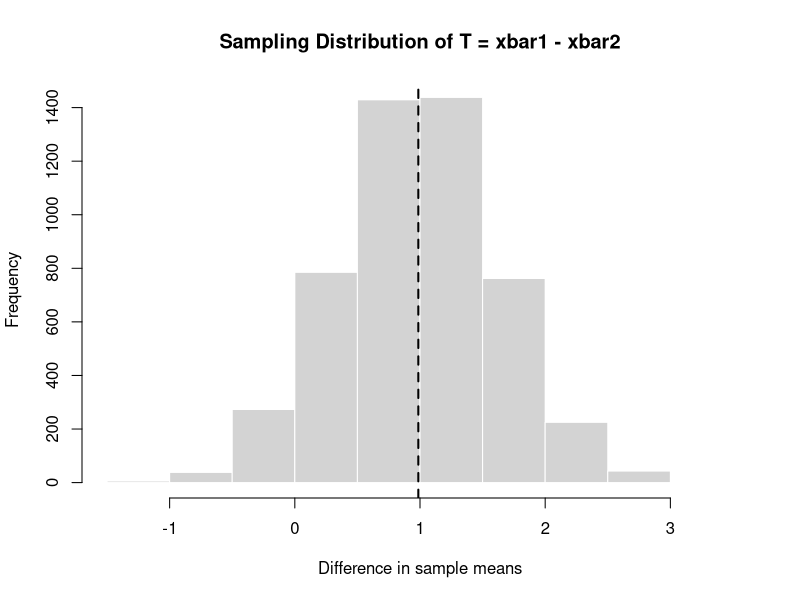
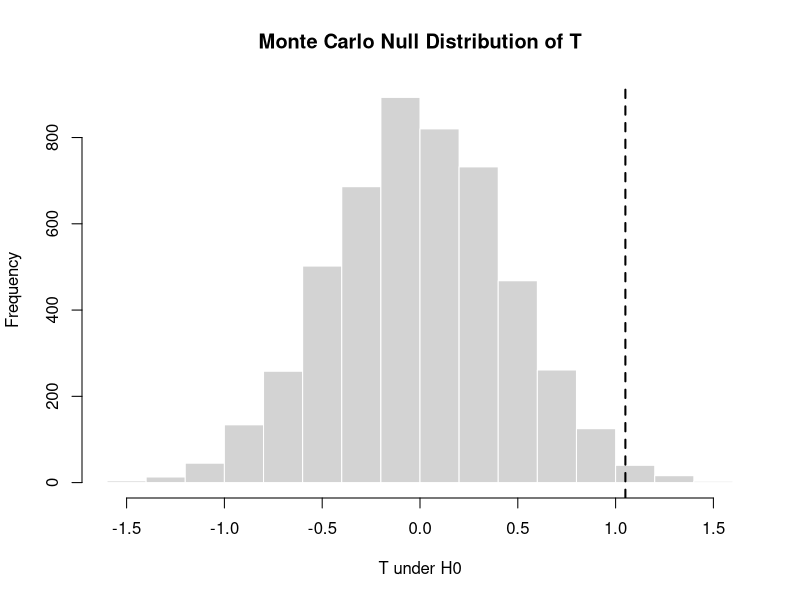
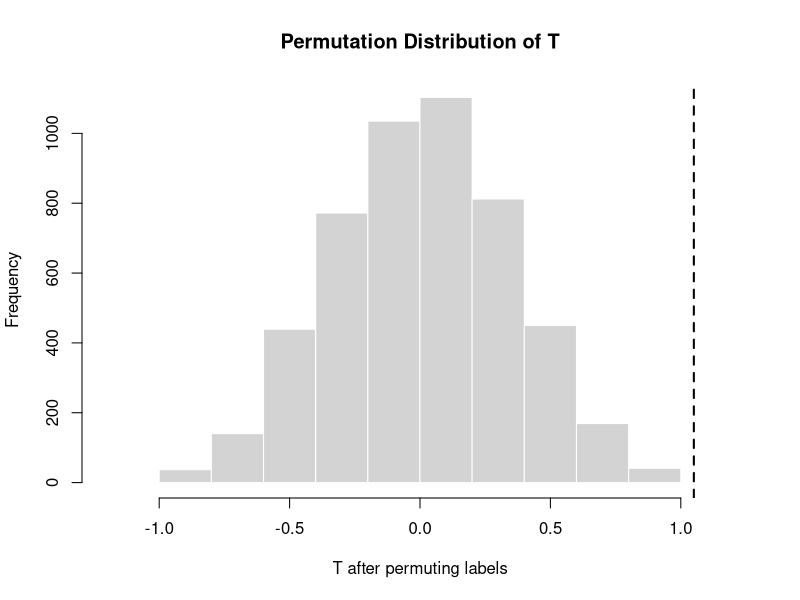

R code for these plots, in order:
##############################################
#### Sampling Distribution of a statistic ####
##############################################
set.seed(123)

# Settings
n1 <- 20
n2 <- 20
B  <- 5000

# Store simulated statistics
T_vals <- numeric(B)

# Repeated sampling from two populations
for (b in 1:B) {
  x1 <- rnorm(n1, mean = 5, sd = 2)
  x2 <- rnorm(n2, mean = 4, sd = 2)
  
  T_vals[b] <- mean(x1) - mean(x2)
}

# Plot the sampling distribution
hist(T_vals,
     main = "Sampling Distribution of T = xbar1 - xbar2",
     xlab = "Difference in sample means",
     col = "lightgray",
     border = "white")

abline(v = mean(T_vals), lwd = 2, lty = 2)

# Numerical summary
mean(T_vals)
sd(T_vals)
summary(T_vals)
##################################################################
### Alternative: make this more reproducible using a function: ### 
##################################################################

# Function: simulate one value of the statistic T = xbar1 - xbar2
sim_diff_means <- function(n1, n2, mu1 = 5, mu2 = 4, sigma1 = 2, sigma2 = 2) {
  x1 <- rnorm(n1, mean = mu1, sd = sigma1)
  x2 <- rnorm(n2, mean = mu2, sd = sigma2)
  
  T <- mean(x1) - mean(x2)
  return(T)
}

# Settings
n1 <- 20
n2 <- 20
B  <- 5000

# Store simulated statistics
T_vals <- numeric(B)

# Repeatedly call the function
for (b in 1:B) {
  T_vals[b] <- sim_diff_means(n1, n2)
}


#########################################
#### Monte carlo simulation under H0 ####
#########################################
set.seed(123)

# Observed data
group1 <- c(7.2, 5.4, 6.1, 4.8, 5.9, 6.5, 5.7, 6.8, 5.2, 6.0)
group2 <- c(4.9, 5.1, 4.3, 5.0, 4.7, 5.4, 4.8, 5.2, 4.6, 5.1)

# Observed test statistic
T_obs <- mean(group1) - mean(group2)
T_obs

# Null model: both groups come from N(5, 1^2)
mu0 <- 5
sigma0 <- 1
n1 <- length(group1)
n2 <- length(group2)
B  <- 5000

T_null <- numeric(B)

for (b in 1:B) {
  x1 <- rnorm(n1, mean = mu0, sd = sigma0)
  x2 <- rnorm(n2, mean = mu0, sd = sigma0)
  
  T_null[b] <- mean(x1) - mean(x2)
}

hist(T_null,
     main = "Monte Carlo Null Distribution of T",
     xlab = "T under H0",
     col = "lightgray",
     border = "white")

abline(v = T_obs, lwd = 2, lty = 2)

# Two-sided Monte Carlo p-value
p_mc <- mean(abs(T_null) >= abs(T_obs))
p_mc

###################
### Permutation ###
###################
## What if we do not know that the data comes from 
## a normal distribution? 

## How can we obtain the null distribution and compute the p-value? 

group1 <- c(7.2, 5.4, 6.1, 4.8, 5.9, 6.5, 5.7, 6.8, 5.2, 6.0)
group2 <- c(4.9, 5.1, 4.3, 5.0, 4.7, 5.4, 4.8, 5.2, 4.6, 5.1)

# Combine data into one vector
x <- c(group1, group2)

# Original labels
group <- c(rep("A", length(group1)), rep("B", length(group2)))

# Observed test statistic
T_obs <- mean(x[group == "A"]) - mean(x[group == "B"])
T_obs

# Permutation test
B <- 5000
T_perm <- numeric(B)

for (b in 1:B) {
  perm_group <- sample(group)   # shuffle the labels
  T_perm[b] <- mean(x[perm_group == "A"]) - mean(x[perm_group == "B"])
}

hist(T_perm,
     main = "Permutation Distribution of T",
     xlab = "T after permuting labels",
     col = "lightgray",
     border = "white")
abline(v = T_obs, lwd = 2, lty = 2)

# Two-sided permutation p-value
p_perm <- mean(abs(T_perm) >= abs(T_obs))
p_perm
